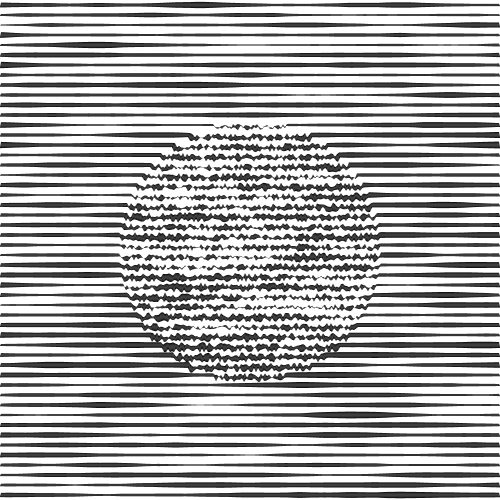
Frame 1 (no input)
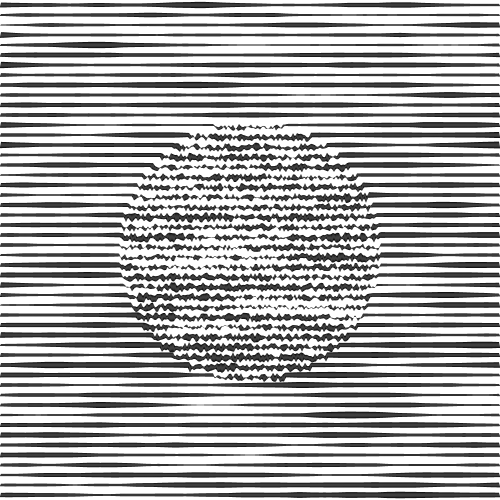
Frame 60 (the mouse pressed at the canvas centre just before this capture)
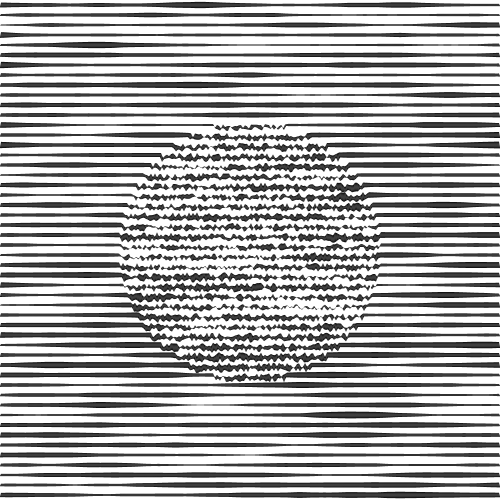
Frame 120 (the mouse held since frame 60 and released just before this capture)

The Processing sketch that drew these frames (run headless with seeded random() and noise(); from frame 60 on, the mouse is pressed at the canvas centre):

// Processing sketch: pLineWarpGif
// ── pLineWarpGif.pde
int nFrames = 128;
Phasor phasor = new Phasor(1.0 / float(nFrames));
float nPos = 0;
float nPosInc = 5.5;

void setup() {
  size(500, 500);
}

void draw() {
  background(255);
  fill(0);
  nPos = 0;
  for (int y = 5; y < height; y += 10) {
    pLine(0, y, width, y, 0, 4, 0.01);
  }
  phasor.update();
}

void pLine(float x1, float y1, float x2, float y2, float wMin, float wMax, float perlinInc) {
  float perlin = nPos;
  nPos += nPosInc;
  int d = ceil(dist(x1, y1, x2, y2));
  int dir = 1;
  float angle = atan2(y1 - y2, x1 - x2);
  pushStyle();
  noStroke();
  beginShape(TRIANGLE_STRIP);
  for (int i = 0; i <= d; i++) {
    float x = lerp(x1, x2, i / float(d));
    float y = lerp(y1, y2, i / float(d));
    PVector p = PVector.fromAngle(angle + HALF_PI + PI * dir);
    p.mult(map(noise(perlin), 0, 1, wMin, wMax));
    perlin += perlinInc;    
    PVector warp = warp2(x, y);    
    vertex(x + p.x + warp.x, y + p.y + warp.y);
    dir = 1 - dir;
  }
  endShape();
  popStyle();
}

PVector warp2(float x, float y) {
  PVector center = new PVector(width / 2.0, height / 2.0);
  float r = 130;
  float d = dist(x, y, center.x, center.y);
  if (d > r) {
    return new PVector(0, 0);
  }

  return new PVector(0, random(5));
}

PVector warp1(float x, float y) {
  float warpAmount = 20;
  PVector center = new PVector(width / 2.0, height / 2.0);
  center.add(new PVector(sin(phasor.radians()) * warpAmount, cos(phasor.radians()) * warpAmount));
  float warpAngle = atan2(y - center.y, x - center.x);
  float distFromCenter = dist(x, y, center.x, center.y);
  distFromCenter = width / 2.0 - distFromCenter;
  float warpY = cos(warpAngle) * distFromCenter;
  float warpX = sin(warpAngle) * distFromCenter;
  return new PVector(warpX, warpY);
}

// ── phasor.pde
/* Phasor
// Create
Phasor p = new Phasor(inc, initialPhase);

// Place at end of draw()
p.update();

// Use
p.phase;
p.inc;
p.radians();
p.sine();

Phasor phasor = new Phasor(0.125);

void draw() {
  phasor.update();
}
*/

class Phasor {
  float inc = 0.0;
  float phase = 0.0;
  
  Phasor() {
    this(0, 0);
  }
  
  Phasor(float inc) {
    this(inc, 0);
  }
  
  Phasor(float inc, float phase) {
    this.inc = inc;
    this.phase = phase;
  }
  
  void update() {
    phase += inc;
    while(phase >= 1.0) {
      phase -= 1.0;
    }
    while(phase < 0.0) {
      phase += 1.0;
    }
  }
  
  float radians() {
    return phase * TWO_PI;
  }
  
  float sine() {
    return sin(phase * TWO_PI);
  }  
}
